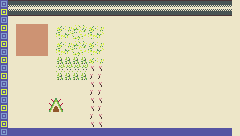

The image is a tile-based game level rendered from a .tmx file. Its description and complete source (layers, tilesets, objects, tile grids) follow:
An orthogonal 30x17 tile map with 8x8 px tiles, 1 tile layer (piso) and 7 objects (I).

<map version="1.10" tiledversion="1.12.2" orientation="orthogonal" renderorder="right-down" width="30" height="17" tilewidth="8" tileheight="8" infinite="0" nextlayerid="8" nextobjectid="76">
 <editorsettings>
  <export target="paleta1.lua" format="lua" />
 </editorsettings>
 <tileset firstgid="1" name="fondo_tileset2" tilewidth="8" tileheight="8" tilecount="144" columns="12">
  <image source="fondo_tileset2.png" width="96" height="96" />
 </tileset>
 <layer id="1" name="piso" width="30" height="17">
  <data encoding="csv">
114,2,2,2,2,2,2,2,2,2,2,2,2,2,2,2,2,2,2,2,2,2,2,2,2,2,2,2,2,83,
135,26,26,26,26,26,26,26,26,26,26,26,26,26,26,26,26,26,26,26,26,26,26,26,26,26,26,26,26,83,
114,83,83,83,83,83,83,83,83,83,83,83,83,83,83,83,83,83,83,83,83,83,83,83,83,83,83,83,83,83,
135,83,70,70,70,70,83,129,130,131,132,129,130,83,83,83,83,83,83,83,83,83,83,83,83,83,83,83,83,83,
114,83,70,70,70,70,83,141,142,143,144,141,142,83,83,83,83,83,83,83,83,83,83,83,83,83,83,83,83,83,
135,83,70,70,70,70,83,129,130,131,132,129,130,83,83,83,83,83,83,83,83,83,74,83,83,83,83,83,83,83,
114,83,70,70,70,70,83,141,142,143,144,141,142,83,83,83,83,83,83,83,83,83,74,83,83,83,83,83,83,83,
135,83,83,83,83,83,83,99,99,99,99,129,130,83,83,83,83,83,83,83,83,83,74,83,83,83,83,83,83,83,
114,83,83,83,83,83,83,111,111,111,111,75,75,83,83,83,83,83,83,83,83,83,83,83,83,83,83,83,83,83,
135,83,83,83,83,83,83,99,99,99,99,87,87,83,83,83,83,83,83,83,83,83,83,83,83,83,83,83,83,83,
114,83,83,83,83,83,83,83,83,83,83,75,75,83,83,83,83,83,83,83,83,83,83,83,83,83,83,83,83,83,
135,83,83,83,83,83,83,83,83,83,83,87,87,83,83,83,83,83,83,83,83,83,83,83,83,83,83,83,83,83,
114,83,83,83,83,83,59,60,83,83,83,75,75,83,83,83,83,83,83,83,83,83,83,83,83,83,83,83,83,83,
135,83,83,83,83,83,71,72,83,83,83,75,87,83,83,83,83,83,83,83,83,83,83,83,83,83,83,83,83,83,
114,83,83,83,83,83,83,83,83,83,83,87,75,83,83,83,83,83,83,83,83,83,83,83,83,83,83,83,83,83,
135,83,83,83,83,83,83,83,83,83,83,75,75,83,83,83,83,83,83,83,83,83,83,83,83,83,83,83,83,83,
114,134,134,134,134,134,134,134,134,134,134,134,134,134,134,134,134,134,134,134,134,134,134,134,134,134,134,134,134,83
</data>
 </layer>
 <objectgroup id="2" name="paredes">
  <object id="65" x="232.25" y="1.5" width="7.5" height="134.25" />
  <object id="66" x="0.25" y="0.25" width="9.25" height="135.083" />
  <object id="68" x="10.5" y="120.167" width="220.5" height="14.8333" />
  <object id="69" x="9" y="0.5" width="222" height="22.3333" />
 </objectgroup>
 <objectgroup id="5" name="puerta">
  <object id="70" x="48.333" y="95.5003" width="15" height="16">
   <properties>
    <property name="destino" value="plano" />
   </properties>
  </object>
 </objectgroup>
 <objectgroup id="6" name="spawn">
  <object id="71" x="24.8333" y="32.333" width="14" height="16">
   <properties>
    <property name="desde" value="presentacion1" />
   </properties>
  </object>
 </objectgroup>
 <objectgroup id="7" name="objeto">
  <object id="75" name="I" x="175.667" y="48" width="8.66667" height="8" />
 </objectgroup>
</map>
